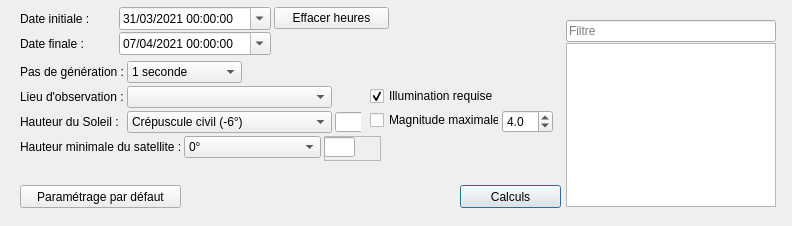
<?xml version="1.0" encoding="UTF-8"?>
<ui version="4.0">
 <class>PrevisionsPassage</class>
 <widget class="QFrame" name="PrevisionsPassage">
  <property name="geometry">
   <rect>
    <x>0</x>
    <y>0</y>
    <width>792</width>
    <height>226</height>
   </rect>
  </property>
  <property name="windowTitle">
   <string notr="true"/>
  </property>
  <widget class="QWidget" name="formLayoutWidget_48">
   <property name="geometry">
    <rect>
     <x>370</x>
     <y>86</y>
     <width>183</width>
     <height>51</height>
    </rect>
   </property>
   <layout class="QFormLayout" name="formLayout_prev3">
    <property name="labelAlignment">
     <set>Qt::AlignLeading|Qt::AlignLeft|Qt::AlignVCenter</set>
    </property>
    <property name="horizontalSpacing">
     <number>3</number>
    </property>
    <property name="verticalSpacing">
     <number>4</number>
    </property>
    <item row="0" column="0">
     <widget class="QCheckBox" name="illuminationPrev">
      <property name="font">
       <font/>
      </property>
      <property name="mouseTracking">
       <bool>true</bool>
      </property>
      <property name="text">
       <string>Illumination requise</string>
      </property>
      <property name="checked">
       <bool>true</bool>
      </property>
     </widget>
    </item>
    <item row="1" column="0">
     <widget class="QCheckBox" name="magnitudeMaxPrev">
      <property name="minimumSize">
       <size>
        <width>0</width>
        <height>20</height>
       </size>
      </property>
      <property name="font">
       <font/>
      </property>
      <property name="mouseTracking">
       <bool>true</bool>
      </property>
      <property name="text">
       <string>Magnitude maximale</string>
      </property>
     </widget>
    </item>
    <item row="1" column="1">
     <widget class="QDoubleSpinBox" name="valMagnitudeMaxPrev">
      <property name="font">
       <font/>
      </property>
      <property name="mouseTracking">
       <bool>true</bool>
      </property>
      <property name="decimals">
       <number>1</number>
      </property>
      <property name="minimum">
       <double>-8.000000000000000</double>
      </property>
      <property name="maximum">
       <double>14.000000000000000</double>
      </property>
      <property name="singleStep">
       <double>0.500000000000000</double>
      </property>
      <property name="value">
       <double>4.000000000000000</double>
      </property>
     </widget>
    </item>
   </layout>
  </widget>
  <widget class="QListWidget" name="listePrevisions">
   <property name="geometry">
    <rect>
     <x>566</x>
     <y>43</y>
     <width>210</width>
     <height>164</height>
    </rect>
   </property>
   <property name="font">
    <font>
     <pointsize>8</pointsize>
    </font>
   </property>
   <property name="mouseTracking">
    <bool>true</bool>
   </property>
   <property name="contextMenuPolicy">
    <enum>Qt::CustomContextMenu</enum>
   </property>
   <property name="horizontalScrollBarPolicy">
    <enum>Qt::ScrollBarAlwaysOff</enum>
   </property>
   <property name="editTriggers">
    <set>QAbstractItemView::DoubleClicked|QAbstractItemView::EditKeyPressed</set>
   </property>
   <property name="textElideMode">
    <enum>Qt::ElideNone</enum>
   </property>
   <property name="sortingEnabled">
    <bool>false</bool>
   </property>
  </widget>
  <widget class="QWidget" name="gridLayoutWidget_2">
   <property name="geometry">
    <rect>
     <x>20</x>
     <y>6</y>
     <width>369</width>
     <height>51</height>
    </rect>
   </property>
   <layout class="QGridLayout" name="gridLayout_datePrev">
    <property name="horizontalSpacing">
     <number>3</number>
    </property>
    <property name="verticalSpacing">
     <number>1</number>
    </property>
    <item row="0" column="1">
     <widget class="QDateTimeEdit" name="dateInitialePrev">
      <property name="minimumSize">
       <size>
        <width>152</width>
        <height>0</height>
       </size>
      </property>
      <property name="font">
       <font/>
      </property>
      <property name="mouseTracking">
       <bool>true</bool>
      </property>
      <property name="buttonSymbols">
       <enum>QAbstractSpinBox::NoButtons</enum>
      </property>
      <property name="dateTime">
       <datetime>
        <hour>0</hour>
        <minute>0</minute>
        <second>0</second>
        <year>2021</year>
        <month>3</month>
        <day>31</day>
       </datetime>
      </property>
      <property name="date">
       <date>
        <year>2021</year>
        <month>3</month>
        <day>31</day>
       </date>
      </property>
      <property name="displayFormat">
       <string extracomment="Date format">dd/MM/yyyy hh:mm:ss</string>
      </property>
      <property name="calendarPopup">
       <bool>true</bool>
      </property>
     </widget>
    </item>
    <item row="1" column="0">
     <widget class="QLabel" name="lbl_dateFinalePrev">
      <property name="font">
       <font/>
      </property>
      <property name="mouseTracking">
       <bool>true</bool>
      </property>
      <property name="text">
       <string>Date finale :</string>
      </property>
     </widget>
    </item>
    <item row="1" column="1">
     <widget class="QDateTimeEdit" name="dateFinalePrev">
      <property name="minimumSize">
       <size>
        <width>145</width>
        <height>0</height>
       </size>
      </property>
      <property name="font">
       <font/>
      </property>
      <property name="mouseTracking">
       <bool>true</bool>
      </property>
      <property name="buttonSymbols">
       <enum>QAbstractSpinBox::UpDownArrows</enum>
      </property>
      <property name="dateTime">
       <datetime>
        <hour>0</hour>
        <minute>0</minute>
        <second>0</second>
        <year>2021</year>
        <month>4</month>
        <day>7</day>
       </datetime>
      </property>
      <property name="date">
       <date>
        <year>2021</year>
        <month>4</month>
        <day>7</day>
       </date>
      </property>
      <property name="displayFormat">
       <string extracomment="Date format">dd/MM/yyyy hh:mm:ss</string>
      </property>
      <property name="calendarPopup">
       <bool>true</bool>
      </property>
     </widget>
    </item>
    <item row="0" column="0">
     <widget class="QLabel" name="lbl_dateInitialePrev">
      <property name="font">
       <font/>
      </property>
      <property name="mouseTracking">
       <bool>true</bool>
      </property>
      <property name="text">
       <string>Date initiale :</string>
      </property>
     </widget>
    </item>
    <item row="0" column="2">
     <widget class="QPushButton" name="effacerHeuresPrev">
      <property name="minimumSize">
       <size>
        <width>115</width>
        <height>0</height>
       </size>
      </property>
      <property name="font">
       <font/>
      </property>
      <property name="mouseTracking">
       <bool>true</bool>
      </property>
      <property name="text">
       <string>Effacer heures</string>
      </property>
     </widget>
    </item>
   </layout>
  </widget>
  <widget class="QPushButton" name="calculsPrev">
   <property name="geometry">
    <rect>
     <x>460</x>
     <y>185</y>
     <width>101</width>
     <height>23</height>
    </rect>
   </property>
   <property name="font">
    <font/>
   </property>
   <property name="mouseTracking">
    <bool>true</bool>
   </property>
   <property name="text">
    <string>Calculs</string>
   </property>
   <property name="default">
    <bool>true</bool>
   </property>
  </widget>
  <widget class="QWidget" name="horizontalLayoutWidget_4">
   <property name="geometry">
    <rect>
     <x>20</x>
     <y>60</y>
     <width>341</width>
     <height>74</height>
    </rect>
   </property>
   <layout class="QHBoxLayout" name="horizontalLayout_prev1">
    <property name="spacing">
     <number>3</number>
    </property>
    <item>
     <layout class="QGridLayout" name="gridLayout_prev1">
      <property name="horizontalSpacing">
       <number>3</number>
      </property>
      <property name="verticalSpacing">
       <number>2</number>
      </property>
      <item row="0" column="0">
       <widget class="QLabel" name="lbl_pasGeneration">
        <property name="font">
         <font/>
        </property>
        <property name="mouseTracking">
         <bool>true</bool>
        </property>
        <property name="text">
         <string>Pas de génération :</string>
        </property>
       </widget>
      </item>
      <item row="2" column="0">
       <widget class="QLabel" name="lbl_hauteurSoleilPrev">
        <property name="font">
         <font/>
        </property>
        <property name="mouseTracking">
         <bool>true</bool>
        </property>
        <property name="text">
         <string>Hauteur du Soleil :</string>
        </property>
       </widget>
      </item>
      <item row="1" column="0">
       <widget class="QLabel" name="lbl_lieuxObservation">
        <property name="font">
         <font/>
        </property>
        <property name="mouseTracking">
         <bool>true</bool>
        </property>
        <property name="text">
         <string>Lieu d'observation :</string>
        </property>
       </widget>
      </item>
      <item row="0" column="1">
       <widget class="QComboBox" name="pasGeneration">
        <property name="minimumSize">
         <size>
          <width>115</width>
          <height>0</height>
         </size>
        </property>
        <property name="maximumSize">
         <size>
          <width>115</width>
          <height>16777215</height>
         </size>
        </property>
        <property name="font">
         <font/>
        </property>
        <property name="mouseTracking">
         <bool>true</bool>
        </property>
        <property name="currentText">
         <string notr="true">1 seconde</string>
        </property>
        <item>
         <property name="text">
          <string>1 seconde</string>
         </property>
        </item>
        <item>
         <property name="text">
          <string>5 secondes</string>
         </property>
        </item>
        <item>
         <property name="text">
          <string>10 secondes</string>
         </property>
        </item>
        <item>
         <property name="text">
          <string>20 secondes</string>
         </property>
        </item>
        <item>
         <property name="text">
          <string>30 secondes</string>
         </property>
        </item>
        <item>
         <property name="text">
          <string>1 minute</string>
         </property>
        </item>
        <item>
         <property name="text">
          <string>2 minutes</string>
         </property>
        </item>
        <item>
         <property name="text">
          <string>5 minutes</string>
         </property>
        </item>
       </widget>
      </item>
      <item row="1" column="1">
       <widget class="QComboBox" name="lieuxObservation">
        <property name="minimumSize">
         <size>
          <width>195</width>
          <height>0</height>
         </size>
        </property>
        <property name="font">
         <font/>
        </property>
        <property name="mouseTracking">
         <bool>true</bool>
        </property>
        <property name="currentText">
         <string notr="true"/>
        </property>
       </widget>
      </item>
      <item row="2" column="1">
       <widget class="QComboBox" name="hauteurSoleilPrev">
        <property name="minimumSize">
         <size>
          <width>191</width>
          <height>0</height>
         </size>
        </property>
        <property name="font">
         <font/>
        </property>
        <property name="mouseTracking">
         <bool>true</bool>
        </property>
        <property name="currentText">
         <string notr="true">Crépuscule civil (-6°)</string>
        </property>
        <property name="currentIndex">
         <number>1</number>
        </property>
        <property name="iconSize">
         <size>
          <width>0</width>
          <height>0</height>
         </size>
        </property>
        <item>
         <property name="text">
          <string>Horizon (0°)</string>
         </property>
        </item>
        <item>
         <property name="text">
          <string>Crépuscule civil (-6°)</string>
         </property>
        </item>
        <item>
         <property name="text">
          <string>Crépuscule nautique (-12°)</string>
         </property>
        </item>
        <item>
         <property name="text">
          <string>Crépuscule astronomique (-18°)</string>
         </property>
        </item>
        <item>
         <property name="text">
          <string>Indifférent</string>
         </property>
        </item>
        <item>
         <property name="text">
          <string>Autre...</string>
         </property>
        </item>
       </widget>
      </item>
     </layout>
    </item>
    <item>
     <widget class="QFrame" name="frame_3">
      <property name="frameShape">
       <enum>QFrame::NoFrame</enum>
      </property>
      <property name="frameShadow">
       <enum>QFrame::Plain</enum>
      </property>
      <property name="lineWidth">
       <number>0</number>
      </property>
      <widget class="QLineEdit" name="valHauteurSoleilPrev">
       <property name="geometry">
        <rect>
         <x>0</x>
         <y>52</y>
         <width>31</width>
         <height>20</height>
        </rect>
       </property>
       <property name="minimumSize">
        <size>
         <width>31</width>
         <height>0</height>
        </size>
       </property>
       <property name="maximumSize">
        <size>
         <width>31</width>
         <height>16777215</height>
        </size>
       </property>
       <property name="font">
        <font/>
       </property>
       <property name="mouseTracking">
        <bool>true</bool>
       </property>
       <property name="inputMask">
        <string notr="true">###</string>
       </property>
       <property name="text">
        <string notr="true"/>
       </property>
       <property name="maxLength">
        <number>3</number>
       </property>
      </widget>
     </widget>
    </item>
   </layout>
  </widget>
  <widget class="QWidget" name="horizontalLayoutWidget_5">
   <property name="geometry">
    <rect>
     <x>20</x>
     <y>132</y>
     <width>361</width>
     <height>29</height>
    </rect>
   </property>
   <layout class="QHBoxLayout" name="horizontalLayout_prev2">
    <property name="spacing">
     <number>3</number>
    </property>
    <property name="topMargin">
     <number>4</number>
    </property>
    <item>
     <layout class="QFormLayout" name="formLayout_prev2">
      <property name="labelAlignment">
       <set>Qt::AlignLeading|Qt::AlignLeft|Qt::AlignVCenter</set>
      </property>
      <property name="horizontalSpacing">
       <number>2</number>
      </property>
      <property name="verticalSpacing">
       <number>1</number>
      </property>
      <item row="0" column="0">
       <widget class="QLabel" name="lbl_hauteurSatPrev">
        <property name="font">
         <font/>
        </property>
        <property name="mouseTracking">
         <bool>true</bool>
        </property>
        <property name="text">
         <string>Hauteur minimale du satellite :</string>
        </property>
       </widget>
      </item>
      <item row="0" column="1">
       <widget class="QComboBox" name="hauteurSatPrev">
        <property name="minimumSize">
         <size>
          <width>137</width>
          <height>0</height>
         </size>
        </property>
        <property name="maximumSize">
         <size>
          <width>136</width>
          <height>16777215</height>
         </size>
        </property>
        <property name="font">
         <font/>
        </property>
        <property name="mouseTracking">
         <bool>true</bool>
        </property>
        <property name="currentText">
         <string notr="true">0°</string>
        </property>
        <item>
         <property name="text">
          <string>0°</string>
         </property>
        </item>
        <item>
         <property name="text">
          <string>5°</string>
         </property>
        </item>
        <item>
         <property name="text">
          <string>10°</string>
         </property>
        </item>
        <item>
         <property name="text">
          <string>15°</string>
         </property>
        </item>
        <item>
         <property name="text">
          <string>20°</string>
         </property>
        </item>
        <item>
         <property name="text">
          <string>Autre...</string>
         </property>
        </item>
       </widget>
      </item>
     </layout>
    </item>
    <item>
     <widget class="QFrame" name="frame_4">
      <property name="frameShape">
       <enum>QFrame::StyledPanel</enum>
      </property>
      <property name="frameShadow">
       <enum>QFrame::Raised</enum>
      </property>
      <widget class="QLineEdit" name="valHauteurSatPrev">
       <property name="geometry">
        <rect>
         <x>0</x>
         <y>1</y>
         <width>31</width>
         <height>20</height>
        </rect>
       </property>
       <property name="font">
        <font/>
       </property>
       <property name="mouseTracking">
        <bool>true</bool>
       </property>
       <property name="inputMask">
        <string notr="true">99</string>
       </property>
       <property name="text">
        <string notr="true"/>
       </property>
       <property name="maxLength">
        <number>2</number>
       </property>
      </widget>
     </widget>
    </item>
   </layout>
  </widget>
  <widget class="QPushButton" name="parametrageDefautPrev">
   <property name="geometry">
    <rect>
     <x>20</x>
     <y>185</y>
     <width>161</width>
     <height>23</height>
    </rect>
   </property>
   <property name="font">
    <font/>
   </property>
   <property name="text">
    <string>Paramétrage par défaut</string>
   </property>
  </widget>
  <widget class="QLineEdit" name="filtreSatellites">
   <property name="geometry">
    <rect>
     <x>566</x>
     <y>20</y>
     <width>210</width>
     <height>22</height>
    </rect>
   </property>
   <property name="inputMask">
    <string notr="true"/>
   </property>
   <property name="text">
    <string notr="true"/>
   </property>
   <property name="placeholderText">
    <string>Filtre</string>
   </property>
  </widget>
 </widget>
 <resources/>
 <connections/>
</ui>
